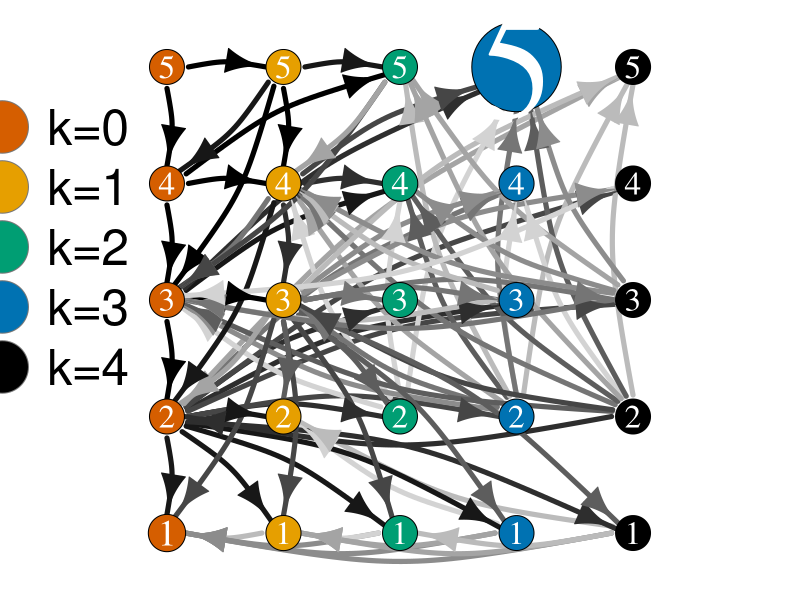

Generate this figure with R:
library(ggplot2)
library(igraph)
library(ggraph)
library(RColorBrewer)

nodes <- read.csv("ctpnodesB31.txt", header=T, as.is=T)
links <- read.csv("ctpedgesB31.txt", header=T, as.is=T)
links[,3] <- round(links[,3],3) 
links <-links[links["weight"] >8,]

par(mar=c(0,0,0,0))
net <- graph_from_data_frame(d=links, vertices=nodes, directed=T)
strength(net,mode="in")
strength(net,mode="out")

group_color_nodes <-  c("#D55E00","#E69F00","#009E73","#0072B2","#000000")
V(net)$color <- adjustcolor(group_color_nodes[V(net)$k+1],1.0)
V(net)[24]$color <- adjustcolor(group_color_nodes[V(net)[24]$k+1])
V(net)$frame.color <- "#000000"
V(net)$frame <- 5
V(net)$label <- V(net)$b+1
V(net)$label.cex <- 2+ 7.5*V(net)$sd
V(net)$size <- V(net)$sd*25 + 15
V(net)$label.color <- "white"


n_bins<-10
sn_colorrange <- colorRampPalette(c("lightgray","black"))
sn_color <- sn_colorrange(n_bins)

E(net)$color<-sn_color[cut_number(E(net)$weight,n_bins)]
E(net)$width <-5
E(net)$arrow.size <- 2

l1 <- layout_on_grid(net)
l2 <- layout_with_graphopt(net, charge=1.0)
l3<- layout_on_sphere(net)
plot(net, layout=l1, edge.curved=.2)

legend(x=-1.9, y=1.0, c("k=0","k=1", "k=2", "k=3", "k=4"), pch=21,
       col="#777777", pt.bg=adjustcolor(group_color_nodes, alpha=1.0), pt.cex=7, cex=3.0, bty="n", ncol=1)
